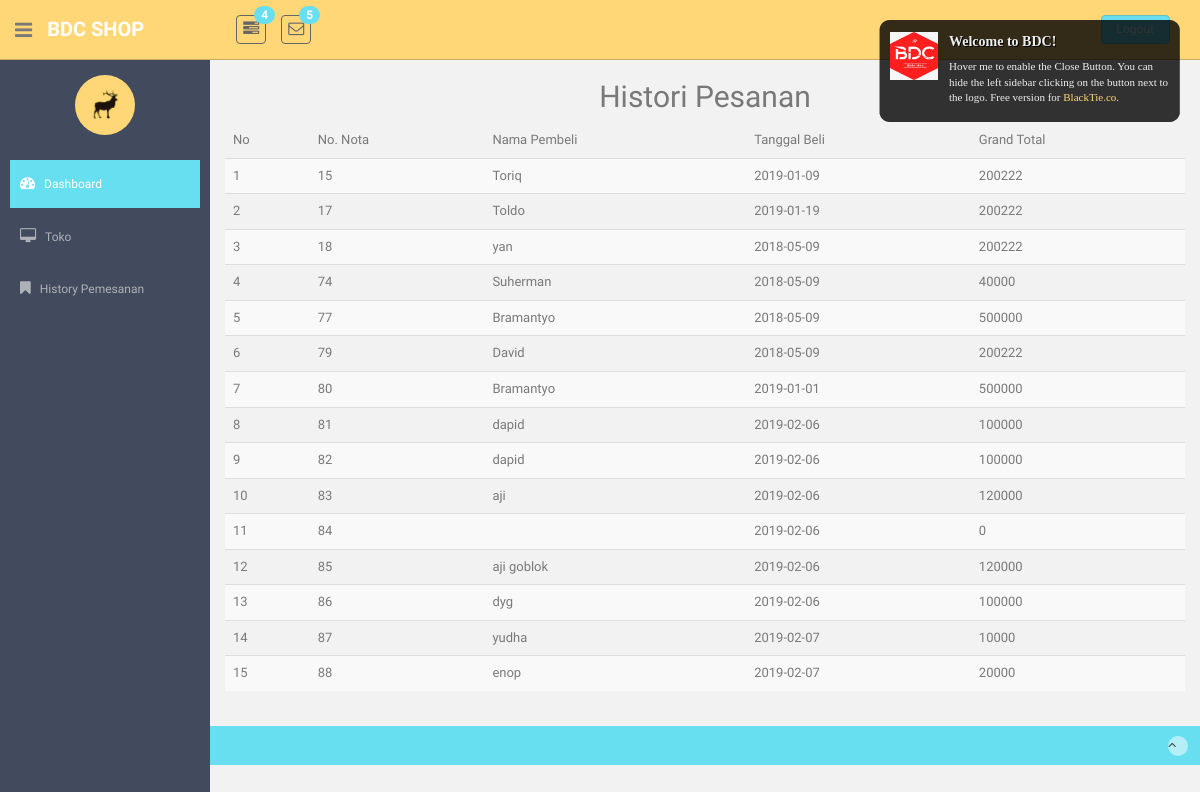
The page /index.php/pesanan on the database its author committed.
### tables this page shows
CREATE TABLE `transaksi` (
  `id_transaksi` int(11) NOT NULL,
  `id_user` int(11) NOT NULL,
  `nama_pembeli` varchar(50) NOT NULL,
  `total` int(11) NOT NULL,
  `tanggal_beli` date NOT NULL,
  `status` varchar(50) NOT NULL,
  `bukti` varchar(50) NOT NULL
);

### application/controllers/Pesanan.php (called while the page is built, shortened)
<?php
class Pesanan extends CI_Controller {
	public function __construct()
	{
		$this->load->model('m_pesanan','psn');
	}
	public function index()
	{
		$data['judul']="Histori Pesanan";
		$data['tampil_pesanan']=$this->psn->tm_pesanan();
		$data['konten']="v_pesanan";
		$this->load->view('template', $data);
	}
}

### index.php (called while the page is built, shortened)
<?php
require_once BASEPATH.'core/CodeIgniter.php';

### application/models/m_pesanan.php (called while the page is built, shortened)
<?php
class m_pesanan extends CI_Model {
	public function tm_pesanan()
	{
		$tm_pesanan=$this->db ->get('transaksi')
							  ->result();
		return $tm_pesanan;
	}
}

### application/views/v_pesanan.php (the view, shortened to what this page needs)
<h2 align="center">Histori Pesanan</h2>
<table id="example" class="table table-hover table-striped">
	<thead>
		<tr>
			<td>No</td>
			<td>No. Nota</td>
			<td>Nama Pembeli</td>
			<td>Tanggal Beli</td>
			<td>Grand Total</td>
		</tr>
	</thead>
	<tbody>
		<?php $no=0; foreach($tampil_pesanan as $psn):
		$no++; ?>
		<tr>
			<td><?= $no ?></td>
			<td><?= $psn->id_transaksi ?></td>
			<td><?= $psn->nama_pembeli ?></td>
			<td><?= $psn->tanggal_beli ?></td>
			<td><?= $psn->total ?></td>
		</tr>
	<?php endforeach ?>
	</tbody>
</table>

### application/views/template.php (shortened to what this page needs)
<!DOCTYPE html>
<html lang="en">
  <head>
    <link href="<?=base_url()?>assets/css/bootstrap.css" rel="stylesheet">
    <link href="<?=base_url()?>assets/font-awesome/css/font-awesome.css" rel="stylesheet" />
    <link rel="stylesheet" type="text/css" href="<?=base_url()?>assets/css/zabuto_calendar.css">
    <link rel="stylesheet" type="text/css" href="<?=base_url()?>assets/js/gritter/css/jquery.gritter.css" />
    <link rel="stylesheet" type="text/css" href="<?=base_url()?>assets/lineicons/style.css">
    <link href="<?=base_url()?>assets/css/style.css" rel="stylesheet">
    <link href="<?=base_url()?>assets/css/style-responsive.css" rel="stylesheet">
  </head>
  <body>
  <section id="container" >
      <header class="header black-bg">
              <div class="sidebar-toggle-box">
                  <div class="fa fa-bars tooltips" data-placement="right" data-original-title="Toggle Navigation"></div>
              </div>
            <a href="<?=base_url('index.php/produk')?>" class="logo"><b>BDC SHOP</b></a>
            <div class="nav notify-row" id="top_menu">
                <ul class="nav top-menu">
                    <li class="dropdown">
                        <a data-toggle="dropdown" class="dropdown-toggle" href="index.html#">
                            <i class="fa fa-tasks"></i>
                            <span class="badge bg-theme">4</span>
                        </a>
                    </li>
                    <li id="header_inbox_bar" class="dropdown">
                        <a data-toggle="dropdown" class="dropdown-toggle" href="index.html#">
                            <i class="fa fa-envelope-o"></i>
                            <span class="badge bg-theme">5</span>
                        </a>
                    </li>
                </ul>
            </div>
            <div class="top-menu">
            	<ul class="nav pull-right top-menu">
                    <li>
                    <a class="logout" href="<?=base_url('index.php/user/logout')?>" onclick="return confirm('Logout Akun ?')">
                    </a>
                    </li>
            	</ul>
            </div>
        </header>
      <aside>
          <div id="sidebar"  class="nav-collapse ">
              <ul class="sidebar-menu" id="nav-accordion">
              	  <p class="centered"><a href="profile.html"><img src="<?=base_url()?>assets/img/ui-sam.jpg" class="img-circle" width="60"></a></p>
                  <li class="mt">
                      <a class="active" href="<?=base_url('index.php/produk')?>">
                          <i class="fa fa-dashboard"></i>
                          <span>Dashboard</span>
                      </a>
                  </li>
                  <li class="sub-menu">
                      <a href="<?=base_url('index.php/produk/toko')?>" >
                          <i class="fa fa-desktop"></i>
                          <span>Toko</span>
                      </a>
                  </li>
                  <li class="sub-menu">
                      <a href="<?=base_url('index.php/pesanan')?>" >
                          <i class="fa fa-bookmark"></i>
                          <span>History Pemesanan</span>
                      </a>
                  </li>
              </ul>
          </div>
      </aside>
      <section id="main-content">
          <section class="wrapper">
          <?php
            $this->load->view($konten);
          ?>
          </section>
      </section>
      <footer class="site-footer">
          <div class="text-centProduk">
              <a href="index.html#" class="go-top">
                  <i class="fa fa-angle-up"></i>
              </a>
          </div>
      </footer>
  </section>
  </body>
</html>

### assets/css/style.css (style rules this page uses)
body { color: #797979; background: #f2f2f2; font-family: 'Ruda', sans-serif; padding: 0px !important; margin: 0px !important; font-size:13px; }
ul li { list-style: none; }
a, a:hover, a:focus { text-decoration: none; outline: none; }
#container { width: 100%; height: 100%; }
.bg-theme { background-color: #68dff0; }
.centered { text-align: center; }
.mt { margin-top: 25px; }
ul.top-menu > li > .logout { color: #f2f2f2; font-size: 12px; border-radius: 4px; -webkit-border-radius: 4px; border: 1px solid #64c3c2 !important; padding: 5px 15px; margin-right: 15px; background: #68dff0; margin-top: 15px; }
#sidebar { width: 210px; height: 100%; position: fixed; background: #424a5d; }
#sidebar ul li { position: relative; }
ul.sidebar-menu , ul.sidebar-menu li ul.sub { margin: -2px 0 0; padding: 0; }
ul.sidebar-menu { margin-top: 75px; }
ul.sidebar-menu li { margin-bottom: 5px; margin-left:10px; margin-right:10px; }
ul.sidebar-menu li.sub-menu { line-height: 15px; }
ul.sidebar-menu li a span { display: inline-block; }
ul.sidebar-menu li a { color: #aeb2b7; text-decoration: none; display: block; padding: 15px 0 15px 10px; font-size: 12px; outline: none; -webkit-transition: all 0.3s ease; -moz-transition: all 0.3s ease; -o-transition: all 0.3s ease; -ms-transition: all 0.3s ease; transition: all 0.3s ease; }
ul.sidebar-menu li a.active, ul.sidebar-menu li a:hover, ul.sidebar-menu li a:focus { background: #68dff0; color: #fff; display: block; -webkit-transition: all 0.3s ease; -moz-transition: all 0.3s ease; -o-transition: all 0.3s ease; -ms-transition: all 0.3s ease; transition: all 0.3s ease; }
ul.sidebar-menu li a i { font-size: 15px; padding-right: 6px; }
ul.sidebar-menu li a.active i { color: #fff; }
#main-content { margin-left: 210px; }
.header, .footer { min-height: 60px; padding: 0 15px; }
.header { position: fixed; left: 0; right: 0; z-index: 1002; }
.black-bg { background: #ffd777; border-bottom: 1px solid #c9aa5f; }
.wrapper { display: inline-block; margin-top: 60px; padding-left: 15px; padding-right: 15px; padding-bottom: 15px; padding-top: 0px; width: 100%; }
a.logo { font-size: 20px; color: #ffffff; float: left; margin-top: 15px; text-transform: uppercase; }
a.logo b { font-weight: 900; }
#top_menu .nav > li, ul.top-menu > li { float: left; }
.notify-row { float: left; margin-top: 15px; margin-left: 92px; }
ul.top-menu > li > a { color: #666666; font-size: 16px; border-radius: 4px; -webkit-border-radius: 4px; border:1px solid #666666 !important; padding: 2px 6px; margin-right: 15px; }
.notify-row .badge { position: absolute; right: -10px; top: -10px; z-index: 100; }
.sidebar-toggle-box { float: left; padding-right: 15px; margin-top: 20px; }
.sidebar-toggle-box .fa-bars { cursor: pointer; display: inline-block; font-size: 20px; }
.site-footer { background: #68dff0; color: #fff; padding: 10px 0; }
.go-top { margin-right: 1%; float: right; background: rgba(255,255,255,.5); width: 20px; height: 20px; border-radius: 50%; -webkit-border-radius: 50%; }
.go-top i { color: #2A3542; }

### rows shown on the page
transaksi: id_transaksi "15", nama_pembeli "Toriq", tanggal_beli "2019-01-09", total "200222"
transaksi: id_transaksi "17", nama_pembeli "Toldo", tanggal_beli "2019-01-19", total "200222"
transaksi: id_transaksi "18", nama_pembeli "yan", tanggal_beli "2018-05-09", total "200222"
transaksi: id_transaksi "74", nama_pembeli "Suherman", tanggal_beli "2018-05-09", total "40000"
transaksi: id_transaksi "77", nama_pembeli "Bramantyo", tanggal_beli "2018-05-09", total "500000"
transaksi: id_transaksi "79", nama_pembeli "David", tanggal_beli "2018-05-09", total "200222"
transaksi: id_transaksi "80", nama_pembeli "Bramantyo", tanggal_beli "2019-01-01", total "500000"
transaksi: id_transaksi "81", nama_pembeli "dapid", tanggal_beli "2019-02-06", total "100000"
transaksi: id_transaksi "82", nama_pembeli "dapid", tanggal_beli "2019-02-06", total "100000"
transaksi: id_transaksi "83", nama_pembeli "aji", tanggal_beli "2019-02-06", total "120000"
transaksi: id_transaksi "84", tanggal_beli "2019-02-06", total "0"
transaksi: id_transaksi "85", nama_pembeli "aji goblok", tanggal_beli "2019-02-06", total "120000"
transaksi: id_transaksi "86", nama_pembeli "dyg", tanggal_beli "2019-02-06", total "100000"
transaksi: id_transaksi "87", nama_pembeli "yudha", tanggal_beli "2019-02-07", total "10000"
transaksi: id_transaksi "88", nama_pembeli "enop", tanggal_beli "2019-02-07", total "20000"
